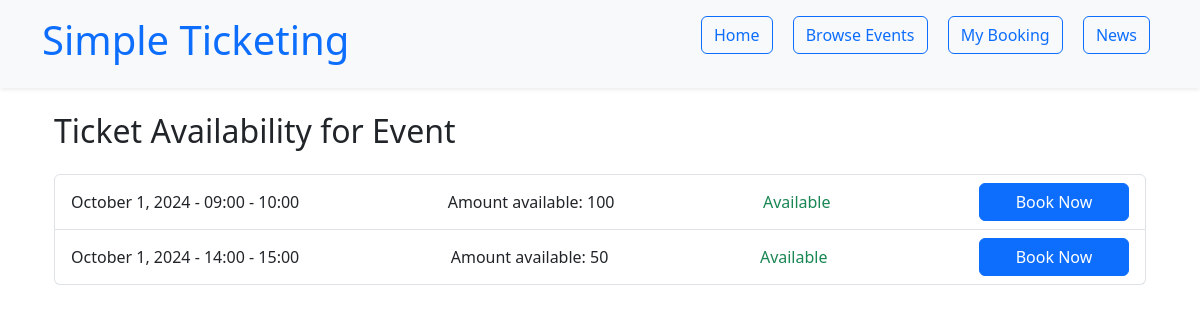
Page /availability/2 on the earlier database version.
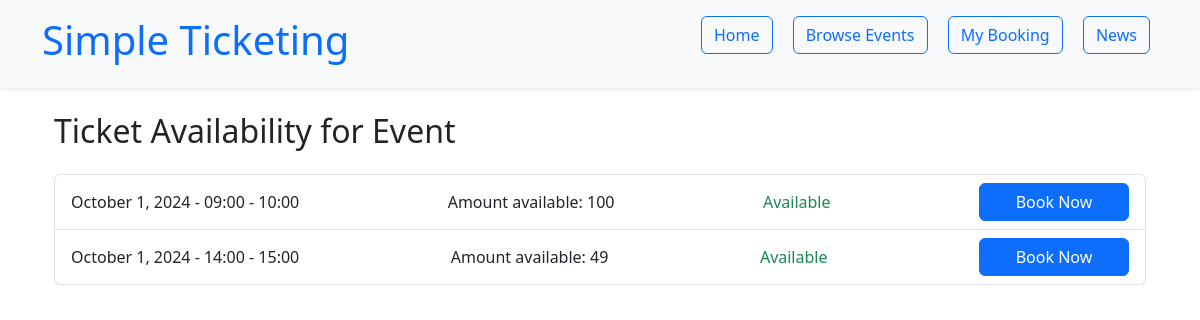
Same page on the later database version.
### project/objects.py (models this page shows)
class Ticketing(db.Model):
    id = db.Column(db.Integer, primary_key=True)
    event_id = db.Column(db.Integer, db.ForeignKey('event.id'), nullable=False)
    date = db.Column(db.String(50), nullable=False)
    time_slot = db.Column(db.String(20), nullable=False)
    available_tickets = db.Column(db.Integer, nullable=False)
    booked_quantity = db.Column(db.Integer, nullable=True, default=0)
    email = db.Column(db.String(100), nullable=True)

### project/app.py (the view)
@app.route('/availability/<int:event_id>')
def availability(event_id):
    tickets = Ticketing.query.filter_by(event_id=event_id).all()
    return render_template('availability.html', tickets=tickets)

### project/templates/availability.html (shortened to what this page needs)
{% extends 'layout.html' %}
{% block content %}
<div class="container">
  <h2 class="mb-4">Ticket Availability for Event</h2>
  <ul class="list-group">
    {% for ticket in tickets %}
    <li class="list-group-item d-flex justify-content-between align-items-center">
      <span>{{ ticket.date }} - {{ ticket.time_slot }}</span>
      <span>Amount available: {{ticket.available_tickets}}</span>
      <span class="{% if ticket.available_tickets > 0 %}text-success{% else %}text-danger{% endif %}">
        {% if ticket.available_tickets > 0 %}Available{% else %}Sold Out{% endif %}
      </span>
      <a href="{{ url_for('app.payment', ticket_id=ticket.id) }}"
         class="btn {% if ticket.available_tickets > 0 %}btn-primary{% else %}btn-secondary disabled{% endif %}"
         {% if ticket.available_tickets == 0 %}disabled{% endif %}>
        {% if ticket.available_tickets > 0 %}Book Now{% else %}Sold Out{% endif %}
      </a>
    </li>
    {% endfor %}
  </ul>
</div>
{% endblock %}

### project/templates/layout.html (shortened to what this page needs)
<!DOCTYPE html>
<html lang="en">
<head>
  <link href="https://cdn.jsdelivr.net/npm/bootstrap@5.3.3/dist/css/bootstrap.min.css" rel="stylesheet">
</head>
<body>
  <header class="bg-light shadow-sm mb-4">
    <div class="container d-flex justify-content-between py-3">
      <a href="{{ url_for('app.index') }}" class="text-decoration-none">
        <h1 class="text-primary">Simple Ticketing</h1>
      </a>
      <nav>
        <a href="{{ url_for('app.index') }}" class="btn btn-outline-primary mx-2">Home</a>
        <a href="{{ url_for('app.browse_events') }}" class="btn btn-outline-primary mx-2">Browse Events</a>
        <a href="{{ url_for('app.my_booking_check') }}" class="btn btn-outline-primary mx-2">My Booking</a>
        <a href="{{ url_for('app.news') }}" class="btn btn-outline-primary mx-2">News</a>
      </nav>
    </div>
  </header>
  <main class="container">
    {% block content %}
    {% endblock %}
  </main>
</body>
</html>

### project/templates/layout.html (style rules this page uses)
html, body { height: 100%; margin: 0; }
body { display: flex; flex-direction: column; }
main { flex: 1; }
.btn-primary, .btn-secondary { width: 150px; text-align: center; }

Differences in the rows shown:
changed Ticketing (number 2 of 2 on the later page): available_tickets "50" → "49"
